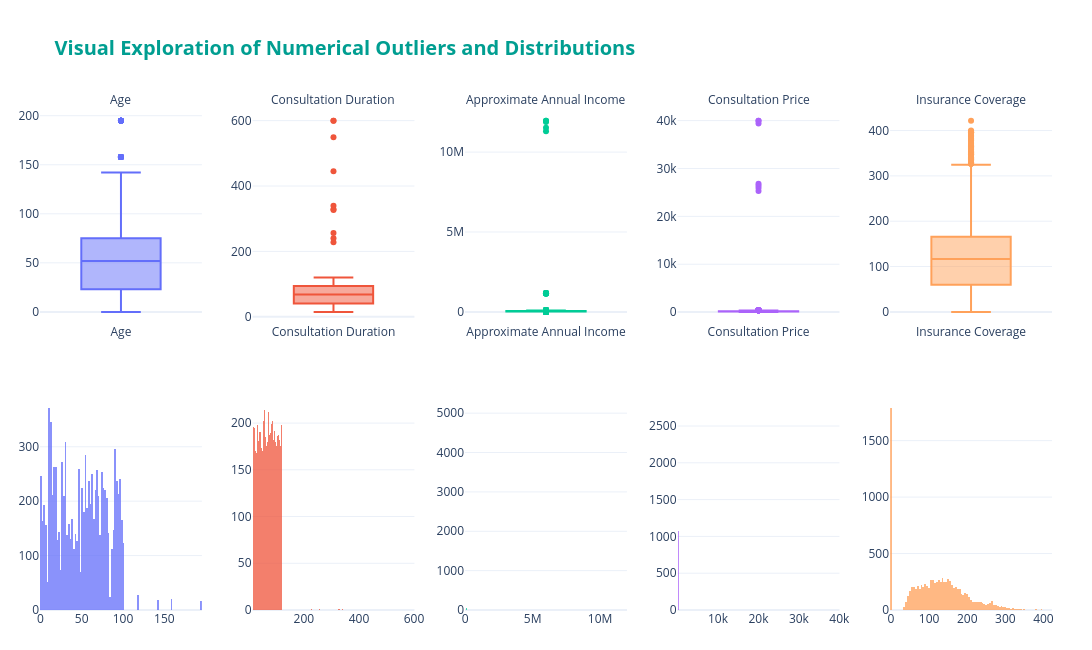

Notebook source saved alongside this figure:
### Markdown cell above
The describe table and the boxplots show a few values that are far away from the rest: ages up to 195, prices up to £39,999, incomes up to £12M and durations up to 600 minutes.

The IQR rule alone is not good to decide what to change. It marks about 2,300 incomes and 239 prices as outliers, but most of them are normal values: many children and students have an income of 0, which makes the distribution very skewed, and the price depends on the department (see below). So we use the IQR as a first look and then check each variable with what is possible in the real world and with the variable description in the project statement.

### Code cell
import plotly.graph_objects as go
import plotly.express as px
from plotly.subplots import make_subplots

# 1. Add <br> to break long titles into multiple lines
num_vars = [
    "Age", 
    "Consultation Duration", 
    "Approximate Annual Income", 
    "Consultation Price", 
    "Insurance Coverage"
]

# Create 2x6 grid: Row 1 = Boxplots, Row 2 = Histograms
fig = make_subplots(
    rows=2, cols=len(num_vars),
    subplot_titles=num_vars,
    vertical_spacing=0.15,
    horizontal_spacing=0.05
)

palette = px.colors.qualitative.Plotly

for i, var in enumerate(num_vars):
    color = palette[i % len(palette)]
    clean_var = var.replace("<br>", " ")
    
    # 1. Boxplot (Interactive IQR & Outlier View)
    fig.add_trace(
        go.Box(
            y=df_inconsistent[clean_var].dropna(),
            name=clean_var,
            marker_color=color,
            boxpoints='outliers',
            hovertemplate=f"<b>{clean_var}</b><br>Value: %{{y}}<extra></extra>"
        ),
        row=1, col=i+1
    )
    
    # 2. Histogram (Distribution Density)
    fig.add_trace(
        go.Histogram(
            x=df_inconsistent[clean_var].dropna(),
            name=clean_var,
            marker_color=color,
            opacity=0.75,
            showlegend=False,
            hovertemplate=f"<b>{clean_var}</b><br>Range: %{{x}}<br>Count: %{{y}}<extra></extra>"
        ),
        row=2, col=i+1
    )

# 2. Reduce the font size of the subplot titles
fig.update_annotations(font_size=12)

fig.update_layout(
    title_text="<b>Visual Exploration of Numerical Outliers and Distributions</b>",
    title_font=dict(size=20, color='#009E91'),
    template="plotly_white",
    height=650,
    width=1400,
    showlegend=False,
    margin=dict(l=40, r=40, t=110, b=40)
)

fig.show()

### Figure 1 — Plotly figure (JSON) as saved in the notebook; plotly's stock layout.template omitted (floating-point values rounded to 4 significant figures; data arrays with more than 128 entries replaced by an {"elided": "..."} marker saying what was removed)
{"data": [{"boxpoints": "outliers", "hovertemplate": "<b>Age</b><br>Value: %{y}<extra></extra>", "marker": {"color": "#636EFA"}, "name": "Age", "type": "box", "xaxis": "x", "y": {"elided": "9943 int values"}, "yaxis": "y"}, {"hovertemplate": "<b>Age</b><br>Range: %{x}<br>Count: %{y}<extra></extra>", "marker": {"color": "#636EFA"}, "name": "Age", "opacity": 0.75, "showlegend": false, "type": "histogram", "x": {"elided": "9943 int values"}, "xaxis": "x6", "yaxis": "y6"}, {"boxpoints": "outliers", "hovertemplate": "<b>Consultation Duration</b><br>Value: %{y}<extra></extra>", "marker": {"color": "#EF553B"}, "name": "Consultation Duration", "type": "box", "xaxis": "x2", "y": {"elided": "9943 int values"}, "yaxis": "y2"}, {"hovertemplate": "<b>Consultation Duration</b><br>Range: %{x}<br>Count: %{y}<extra></extra>", "marker": {"color": "#EF553B"}, "name": "Consultation Duration", "opacity": 0.75, "showlegend": false, "type": "histogram", "x": {"elided": "9943 int values"}, "xaxis": "x7", "yaxis": "y7"}, {"boxpoints": "outliers", "hovertemplate": "<b>Approximate Annual Income</b><br>Value: %{y}<extra></extra>", "marker": {"color": "#00CC96"}, "name": "Approximate Annual Income", "type": "box", "xaxis": "x3", "y": {"elided": "9943 float values"}, "yaxis": "y3"}, {"hovertemplate": "<b>Approximate Annual Income</b><br>Range: %{x}<br>Count: %{y}<extra></extra>", "marker": {"color": "#00CC96"}, "name": "Approximate Annual Income", "opacity": 0.75, "showlegend": false, "type": "histogram", "x": {"elided": "9943 float values"}, "xaxis": "x8", "yaxis": "y8"}, {"boxpoints": "outliers", "hovertemplate": "<b>Consultation Price</b><br>Value: %{y}<extra></extra>", "marker": {"color": "#AB63FA"}, "name": "Consultation Price", "type": "box", "xaxis": "x4", "y": {"elided": "9943 float values"}, "yaxis": "y4"}, {"hovertemplate": "<b>Consultation Price</b><br>Range: %{x}<br>Count: %{y}<extra></extra>", "marker": {"color": "#AB63FA"}, "name": "Consultation Price", "opacity": 0.75, "showlegend": false, "type": "histogram", "x": {"elided": "9943 float values"}, "xaxis": "x9", "yaxis": "y9"}, {"boxpoints": "outliers", "hovertemplate": "<b>Insurance Coverage</b><br>Value: %{y}<extra></extra>", "marker": {"color": "#FFA15A"}, "name": "Insurance Coverage", "type": "box", "xaxis": "x5", "y": {"elided": "9923 float values"}, "yaxis": "y5"}, {"hovertemplate": "<b>Insurance Coverage</b><br>Range: %{x}<br>Count: %{y}<extra></extra>", "marker": {"color": "#FFA15A"}, "name": "Insurance Coverage", "opacity": 0.75, "showlegend": false, "type": "histogram", "x": {"elided": "9923 float values"}, "xaxis": "x10", "yaxis": "y10"}], "layout": {"annotations": [{"font": {"size": 12}, "showarrow": false, "text": "Age", "x": 0.08, "xanchor": "center", "xref": "paper", "y": 1, "yanchor": "bottom", "yref": "paper"}, {"font": {"size": 12}, "showarrow": false, "text": "Consultation Duration", "x": 0.29, "xanchor": "center", "xref": "paper", "y": 1, "yanchor": "bottom", "yref": "paper"}, {"font": {"size": 12}, "showarrow": false, "text": "Approximate Annual Income", "x": 0.5, "xanchor": "center", "xref": "paper", "y": 1, "yanchor": "bottom", "yref": "paper"}, {"font": {"size": 12}, "showarrow": false, "text": "Consultation Price", "x": 0.71, "xanchor": "center", "xref": "paper", "y": 1, "yanchor": "bottom", "yref": "paper"}, {"font": {"size": 12}, "showarrow": false, "text": "Insurance Coverage", "x": 0.92, "xanchor": "center", "xref": "paper", "y": 1, "yanchor": "bottom", "yref": "paper"}], "height": 650, "margin": {"b": 40, "l": 40, "r": 40, "t": 110}, "showlegend": false, "title": {"font": {"color": "#009E91", "size": 20}, "text": "<b>Visual Exploration of Numerical Outliers and Distributions</b>"}, "width": 1400, "xaxis": {"anchor": "y", "domain": [0, 0.16]}, "xaxis10": {"anchor": "y10", "domain": [0.84, 1]}, "xaxis2": {"anchor": "y2", "domain": [0.21, 0.37]}, "xaxis3": {"anchor": "y3", "domain": [0.42, 0.58]}, "xaxis4": {"anchor": "y4", "domain": [0.63, 0.79]}, "xaxis5": {"anchor": "y5", "domain": [0.84, 1]}, "xaxis6": {"anchor": "y6", "domain": [0, 0.16]}, "xaxis7": {"anchor": "y7", "domain": [0.21, 0.37]}, "xaxis8": {"anchor": "y8", "domain": [0.42, 0.58]}, "xaxis9": {"anchor": "y9", "domain": [0.63, 0.79]}, "yaxis": {"anchor": "x", "domain": [0.575, 1]}, "yaxis10": {"anchor": "x10", "domain": [0, 0.425]}, "yaxis2": {"anchor": "x2", "domain": [0.575, 1]}, "yaxis3": {"anchor": "x3", "domain": [0.575, 1]}, "yaxis4": {"anchor": "x4", "domain": [0.575, 1]}, "yaxis5": {"anchor": "x5", "domain": [0.575, 1]}, "yaxis6": {"anchor": "x6", "domain": [0, 0.425]}, "yaxis7": {"anchor": "x7", "domain": [0, 0.425]}, "yaxis8": {"anchor": "x8", "domain": [0, 0.425]}, "yaxis9": {"anchor": "x9", "domain": [0, 0.425]}}}
